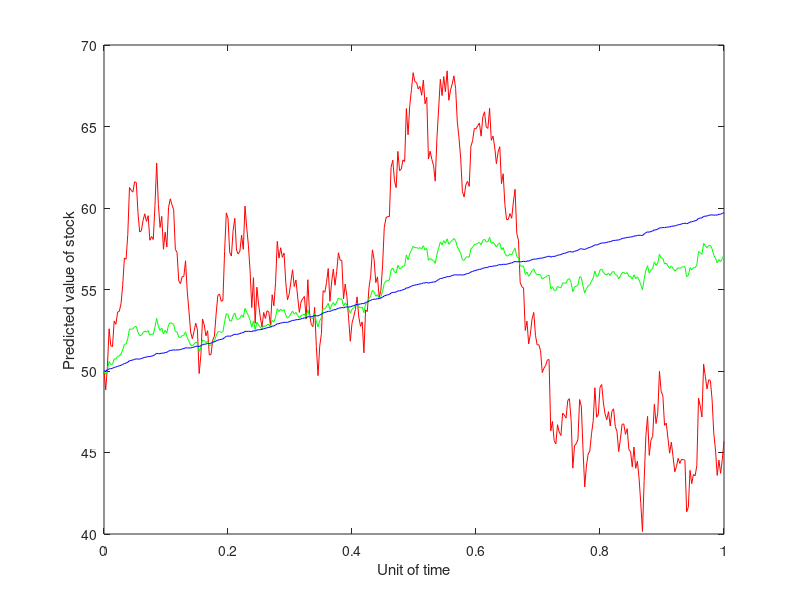

Write the MATLAB code that produced this figure.
close all;
clc;

t = 1; 
n = 365; % defines the number of the divisions of the time 't'
dt = t/n; % 1 trading unit of time
t_grid = 0:dt:t; % defines the duration of trading
A = randn(1,n); % defines a Gaussian random variable of n values.
dz = sqrt(dt)*A; % describes the Geometric Brownian motion
s_0 = 50; % defines the initial value of the stock.
mu = 0.2; % defines the drift of the equity.
sigma_1 = 0.5; % defines the volatility of the stock.
sigma_2 = 0.1; % defines the volatility of the stock.
sigma_3 = 0.01; % defines the volatility of the stock.

Z = zeros(1,n);% lines 16-18 defines 3 arrays of n zeros, which will contain the cumulative sum of change in stock price.
X = zeros(1,n);
Y = zeros(1,n);
ds_1 = mu*s_0*dt+sigma_1*s_0*dz; % calculates the change in value of the stock based on the formula used in the Geometric Brownian Model.
ds_2 = mu*s_0*dt+sigma_2*s_0*dz;
ds_3 = mu*s_0*dt+sigma_3*s_0*dz;
Z(1) = ds_1(1); % lines 22-29 contain the cumulative sum of the change in value of the stock over every trading day.
X(1) = ds_2(1);
Y(1) = ds_3(1);
for i = 2:n
    Z(i) = Z(i-1) + ds_1(i);
    X(i) = X(i-1) + ds_2(i);
    Y(i) = Y(i-1) + ds_3(i);
end

st_1 = s_0 + Z; % st_1, st_2 and st_3 shows the value of the stock after 't_grid' days of trading 
st_2 = s_0 + X; 
st_3 = s_0 + Y; 

figure(1); % plots the future values of the stock based on given parameters of sigma, mu, ds and dz as used in the equation on line 19-21
plot(t_grid,[s_0,st_1],'-r');
hold on;
plot(t_grid,[s_0,st_2],'-g');
hold on;
plot(t_grid,[s_0,st_3],'-b');

xlabel('Unit of time');
ylabel('Predicted value of stock');

%% As we notice from the plot, as the value of sigma changes from 0.5 to 0.01, the deviations of the stock decreases as the volatility decreases and hence the fluctuations in the values of the stock decreases. 

%% We also notice on changing the mu values the amplitude of the stock increases, hence the maximum value of the stock throughout the trading period increases.
